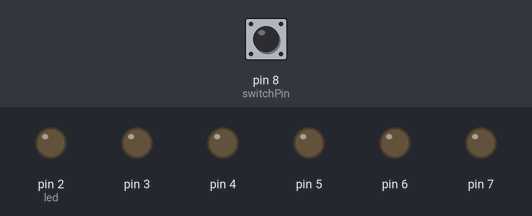
Bench run of a sketch on a simulated Arduino Uno, built with avr-gcc and run on an emulated ATmega328P. Parts: output pins drawn as LEDs (lit = HIGH). Inputs (shaded band) come from the test bench; at power-on: pin 8 (switchPin) LOW.

Above: at 0.1 s.
At 120.1 s:
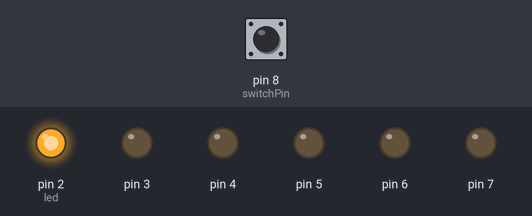
Timing chart, 0 to 121.6 s (numbered marks = the images above):
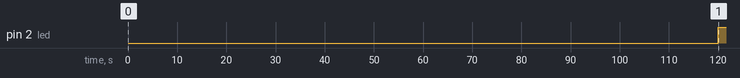

Measured:
- by itself, pin 2 (led): LOW → HIGH at 120 s

The sketch:

clessidra.ino
```cpp
const int switchPin = 8;
unsigned long previousTime = 0;
int switchState = 0;
int prevSwitchState = 0;
int led = 2;
long interval = 120000;

void setup()
{
  for (int x = 2; x < 8; x++)
  {
    pinMode(x, OUTPUT);
  }

  pinMode(switchPin, INPUT);
}

void loop()
{
  unsigned long currentTime = millis();

  if (currentTime - previousTime > interval)
  {
    previousTime = currentTime;

    if (led > 7)
    {
      warning();
    }
    else
    {
      digitalWrite(led, HIGH);
      led++;
    }
  }

  switchState = digitalRead(switchPin);

  if (switchState != prevSwitchState)
  {
    for(int x = 2; x < 8; x++)
    {
      digitalWrite(x, LOW);
    }

    led = 2;
    previousTime = currentTime;
  }

  prevSwitchState = switchState;
}

void warning()
{
   for(int x = 2; x < 8; x++)
   {
     digitalWrite(x, LOW);
   }
   delay(250);

   for(int x = 2; x < 8; x++)
   {
     digitalWrite(x, HIGH);
   }
}
```
